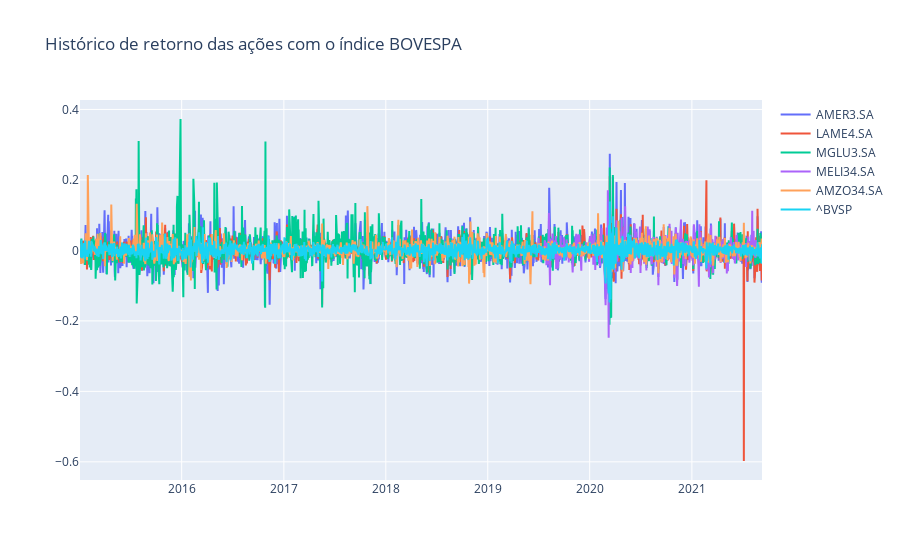

Notebook code cell kept with this figure:
### Code cell
dataset_date = pd.read_csv('carteira.csv')
date = dataset_date.filter(["Date"]) 
taxas_retorno_date = pd.concat([date, taxas_retorno], axis=1)

figura = px.line(title = 'Histórico de retorno das ações com o índice BOVESPA')
for iterador in taxas_retorno_date.columns[1:]:
  figura.add_scatter(x = taxas_retorno_date["Date"] ,y = taxas_retorno_date[iterador], name = iterador)
figura.show()

### Figure 1 — Plotly figure (JSON) as saved in the notebook; plotly's stock layout.template omitted (floating-point values rounded to 4 significant figures; data arrays with more than 128 entries replaced by an {"elided": "..."} marker saying what was removed)
{"data": [{"name": "AMER3.SA", "type": "scatter", "x": {"elided": "1658 str values"}, "y": {"elided": "1658 float values"}}, {"name": "LAME4.SA", "type": "scatter", "x": {"elided": "1658 str values"}, "y": {"elided": "1658 float values"}}, {"name": "MGLU3.SA", "type": "scatter", "x": {"elided": "1658 str values"}, "y": {"elided": "1658 float values"}}, {"name": "MELI34.SA", "type": "scatter", "x": {"elided": "1658 str values"}, "y": {"elided": "1658 float values"}}, {"name": "AMZO34.SA", "type": "scatter", "x": {"elided": "1658 str values"}, "y": {"elided": "1658 float values"}}, {"name": "^BVSP", "type": "scatter", "x": {"elided": "1658 str values"}, "y": {"elided": "1658 float values"}}], "layout": {"legend": {"tracegroupgap": 0}, "title": {"text": "Histórico de retorno das ações com o índice BOVESPA"}, "xaxis": {"anchor": "y", "domain": [0, 1]}, "yaxis": {"anchor": "x", "domain": [0, 1]}}}
